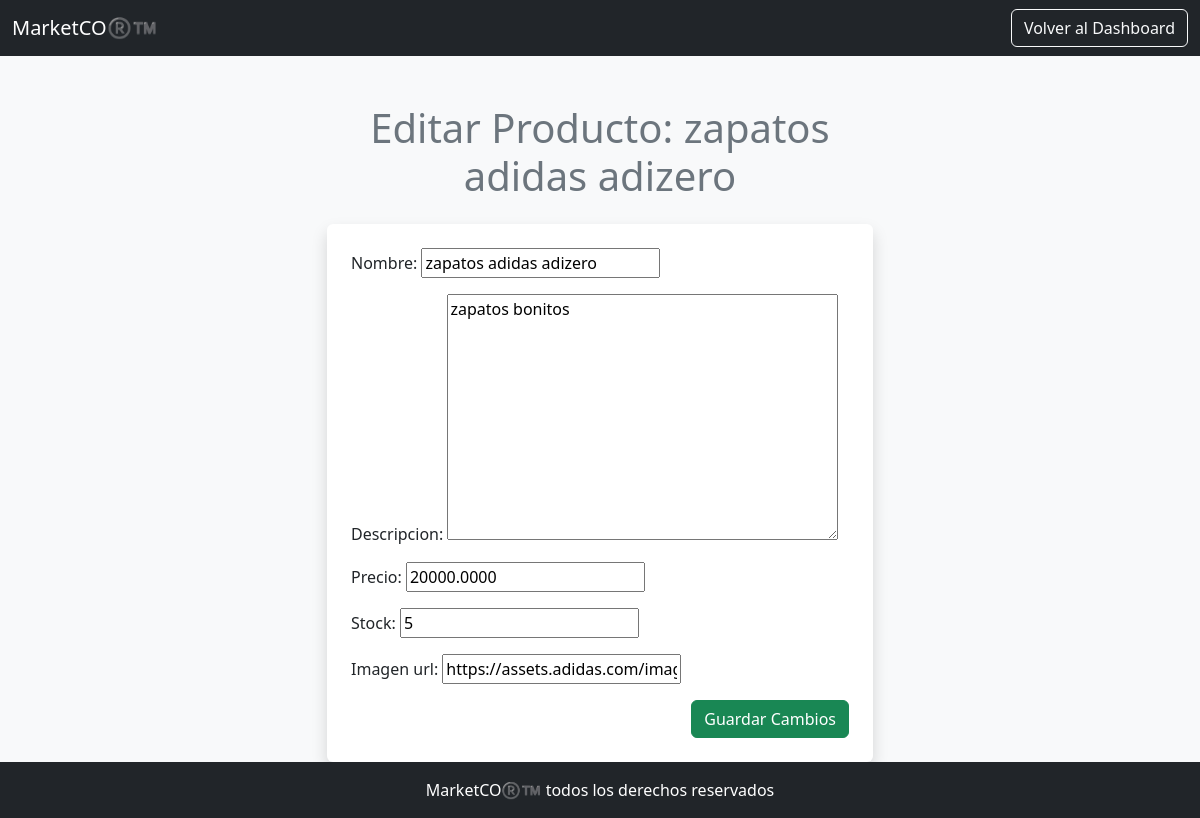
The app's page /dashboard/seller/edit/1/ (signed in), older data.
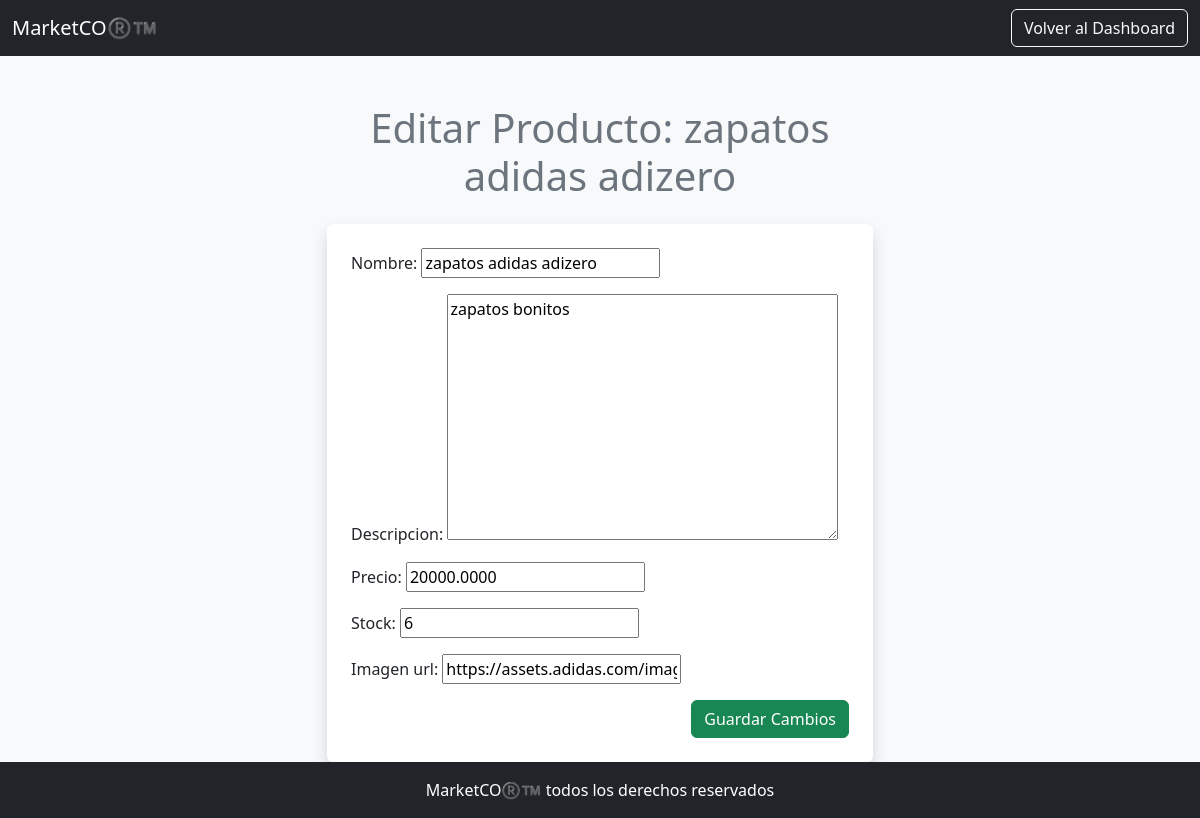
The same page, newer data.
### dashboard/models.py (models this page shows, shortened)
class Producto(models.Model):
    vendedor=models.ForeignKey(User,on_delete=models.CASCADE)  # Relación con el vendedor
    nombre=models.CharField(max_length=255) # Nombre del producto
    descripcion=models.TextField(blank=True,null=True)
    precio=models.DecimalField(max_digits=20,decimal_places=4)  # Precio del producto
    stock=models.PositiveIntegerField() # Cantidad en inventario
    fecha_publicacion=models.DateTimeField(auto_now_add=True) # Fecha de publicación
    imagen_url=models.URLField(max_length=1024, blank=True, null=True)

### dashboard/views.py (the view)
# urls.py: path('seller/edit/<int:producto_id>/',editar_producto, name='editar_producto'),
def editar_producto(request,producto_id):
    producto=get_object_or_404(Producto,id=producto_id,vendedor=request.user)
    if request.method=='POST':
        form = ProductoForm(request.POST,instance=producto)
        if form.is_valid():
            form.save()
            return redirect('seller_dashboard')
    else:
        form = ProductoForm(instance=producto)
    return render(request,'vendedor/editar.html',{'form': form,'producto':producto})

### dashboard/forms.py
class ProductoForm(forms.ModelForm):
    class Meta:
        model=Producto
        fields=['nombre','descripcion','precio','stock','imagen_url']

### dashboard/templates/vendedor/editar.html (shortened to what this page needs)
<!DOCTYPE html>
<html>
<head>
    <link href="https://cdn.jsdelivr.net/npm/bootstrap@5.3.3/dist/css/bootstrap.min.css" rel="stylesheet">
</head>
<body class="bg-light d-flex flex-column min-vh-100">
    <nav class="navbar navbar-expand-lg navbar-dark bg-dark">
        <div class="container-fluid">
            <a class="navbar-brand" href="#">MarketCO®️™️</a>
            <a href="{% url 'seller_dashboard' %}" class="btn btn-outline-light">Volver al Dashboard</a>
        </div>
    </nav>
    <div class="container mt-5">
        <div class="row justify-content-center">
            <div class="col-12 col-md-8 col-lg-6">
                <h1 class="text-center text-secondary mb-4">Editar Producto: {{ producto.nombre }}</h1>
                <form method="post" enctype="multipart/form-data" class="bg-white p-4 rounded shadow">
                    <div class="mb-3">
                        {{ form.as_p }}
                    </div>
                    <div class="d-flex justify-content-end">
                        <button type="submit" class="btn btn-success">Guardar Cambios</button>
                    </div>
                </form>
            </div>
        </div>
    </div>
    <footer class="bg-dark text-white text-center py-3 mt-auto">
        <p class="mb-0">MarketCO®️™️ todos los derechos reservados</p>
    </footer>
</body>
</html>

Row changes from the older to the newer data that the page shows:
changed Producto "zapatos adidas adizero": stock "5" → "6"
